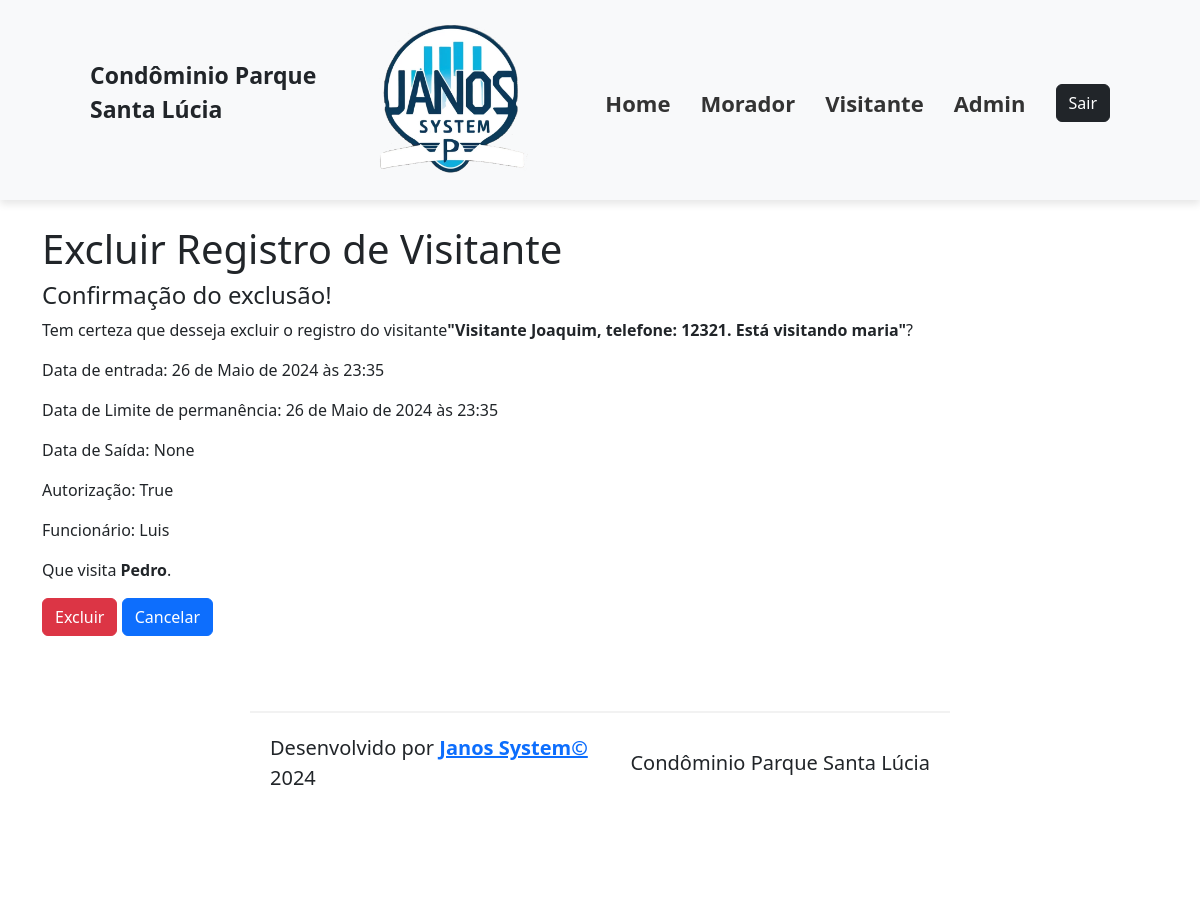
/registro_visitantes-exclucao/2, run on the app's committed database.
### cadastros/models.py (models this page shows, shortened)
class RegistroVisitante(models.Model):
    morador = models.ForeignKey(Morador, on_delete=models.DO_NOTHING)  # rever esse parametro
    visitante = models.ForeignKey(Visitante, on_delete=models.DO_NOTHING)  # rever esse parametro
    data_entrada = models.DateTimeField(auto_now_add=True, null=False, blank=False)
    data_limite = models.DateTimeField(auto_now_add=False, null=False, blank=False)
    data_saida = models.DateTimeField(null=True)
    autorizacao = models.BooleanField(verbose_name="Autorização do Morador", null=False, blank=False)
    funcionario = models.ForeignKey(Funcionario, on_delete=models.DO_NOTHING)  # rever esse parametro

class Visitante(models.Model):
    morador = models.ForeignKey(Morador, on_delete=models.DO_NOTHING)  # rever esse parametro
    nome = models.CharField(verbose_name="Nome", max_length=50, null=False, blank=False)
    dt_nasto = models.DateField(verbose_name="Data de Nascimento", null=False, blank=False)
    doc_rg = models.CharField(verbose_name="RG", max_length=9, null=False, blank=False)
    doc_cpf = models.CharField(verbose_name="CPF", max_length=11, null=False, blank=False)
    telefone = models.CharField(verbose_name="Telefone", max_length=8, null=False, blank=False)
    def __str__(self):
        return (f"Visitante {self.nome}, telefone: {self.telefone}. Está visitando {self.morador}")

class Morador(models.Model):
    apartamento = models.ForeignKey(Apartamento, on_delete=models.CASCADE)
    nome = models.CharField(verbose_name="Nome", max_length=50, null=False, blank=False)
    dt_nasto = models.DateField(verbose_name="Data de Nascimento", null=False, blank=False)
    doc_rg = models.CharField(verbose_name="RG", max_length=9, null=False, blank=False)
    doc_cpf = models.CharField(verbose_name="CPF", max_length=11, null=False, blank=False)
    def __str__(self):
        return f"{self.nome}"

class Funcionario(models.Model):
    nome = models.CharField(verbose_name="Nome", max_length=50, null=False, blank=False)
    dt_nasto = models.DateField(verbose_name="Data de Nascimento", null=False, blank=False)
    doc_rg = models.CharField(verbose_name="RG", max_length=9, null=False, blank=False)
    doc_cpf = models.CharField(verbose_name="CPF", max_length=11, null=False, blank=False)
    telefone_apto = models.CharField(verbose_name="Telefone", max_length=12, null=False, blank=False)
    email = models.CharField(verbose_name="Email", max_length=100, null=False, blank=False)
    funcao = models.CharField(verbose_name="Função", max_length=15, null=False, blank=False)
    dt_admissao = models.DateField(verbose_name="Data de Admissão", null=False, blank=False)
    dt_demissao = models.DateField(verbose_name="Data de Demissão", null=True)
    motivo_demissao = models.CharField(verbose_name="Motivo da Demissão", max_length=200, null=False, blank=False)
    login = models.CharField(verbose_name="Login", max_length=10, null=False, blank=False)
    senha = models.CharField(verbose_name="Senha", max_length=6, null=False, blank=False)
    confirm_senha = models.CharField(verbose_name="Confirme a senha", max_length=6, null=False, blank=False, default="senha_confirm")
    class Meta:
        ordering = ["nome"]
    def __str__(self):  # -> str:
        return f"{self.nome}"

### cadastros/views.py (the view)
# urls.py: path("registro_visitantes-exclucao/<int:pk>", RegistroVisitanteDeleteView.as_view(), name="registro_visitantes_exclusao",)
class RegistroVisitanteDeleteView(DeleteView):
    model = RegistroVisitante
    success_url = reverse_lazy("registro_visitantes_lista")

### cadastros/Templates/cadastros/registrovisitante_confirm_delete.html (shortened to what this page needs)
{% extends 'base.html' %}
{% block content %}
    <h1> Excluir Registro de Visitante </h1>
        <h4>Confirmação do exclusão!</h4>
    <p>Tem certeza que desseja excluir o registro do visitante<strong>"{{registrovisitante.visitante}}"</strong>?</p>
    <p>Data de entrada: {{registrovisitante.data_entrada}}</p>
    <p>Data de Limite de permanência: {{registrovisitante.data_limite}}</p>
    <p>Data de Saída: {{registrovisitante.data_saida}}</p>
    <p>Autorização: {{registrovisitante.autorizacao}}</p>
    <p>Funcionário: {{registrovisitante.funcionario}}</p>
    <p>Que visita <strong>{{registrovisitante.morador}}</strong>.</p>
        <form method="POST">
            <button type="submit" class="btn btn-danger">Excluir</button>
            <a href="{% url 'visitantes_lista' %}" class="btn btn-primary">Cancelar</a>
        </form>
{% endblock content %}

### data on the page
RegistroVisitante: visitante "Visitante Joaquim, telefone: 12321. Está visitando maria", data_entrada "26 de Maio de 2024 às 23:35", data_limite "26 de Maio de 2024 às 23:35", data_saida "None", autorizacao "True", funcionario "Luis", morador "Pedro"
